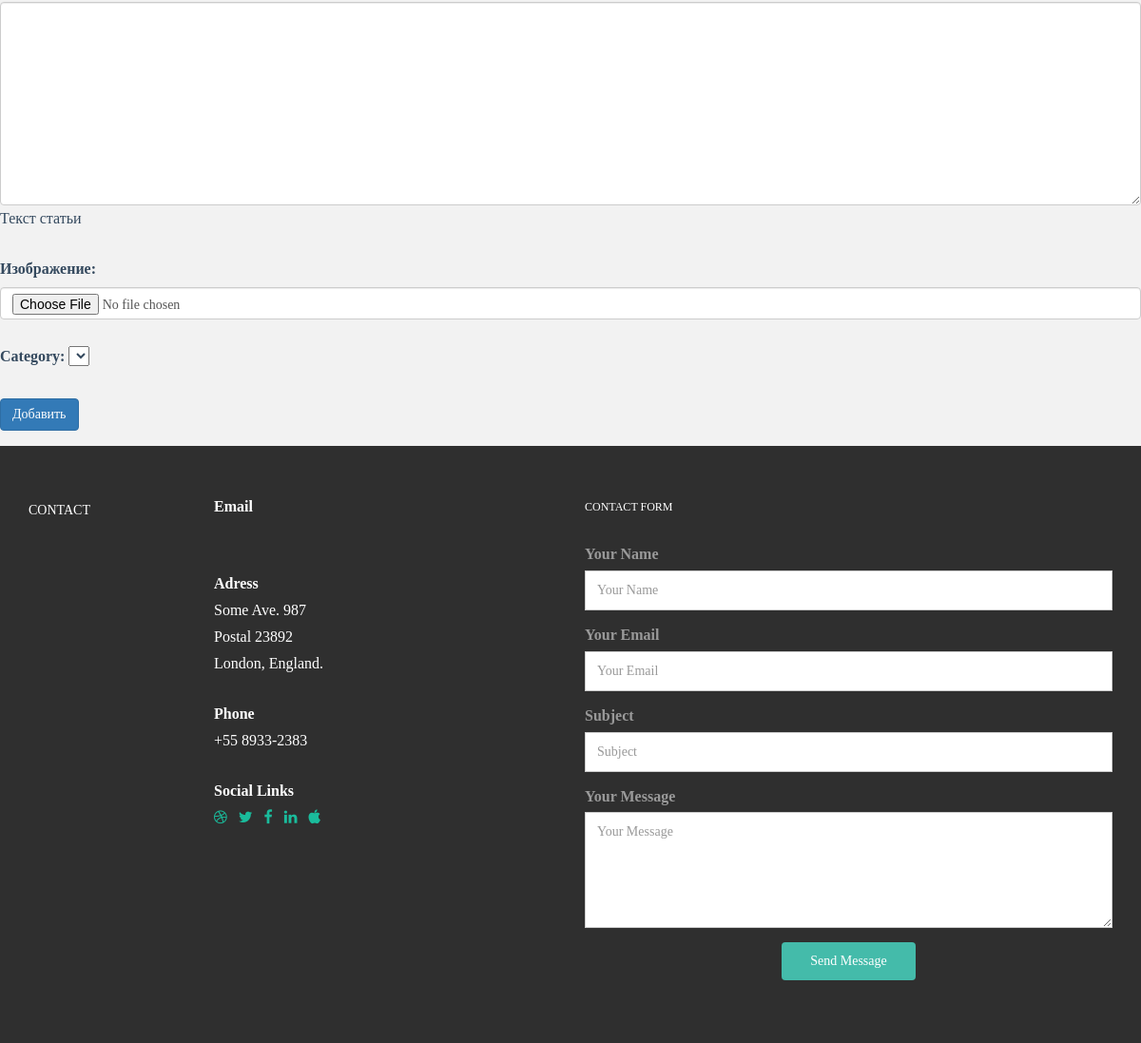
The page /news_add/ (lower part) on the database as committed earlier.
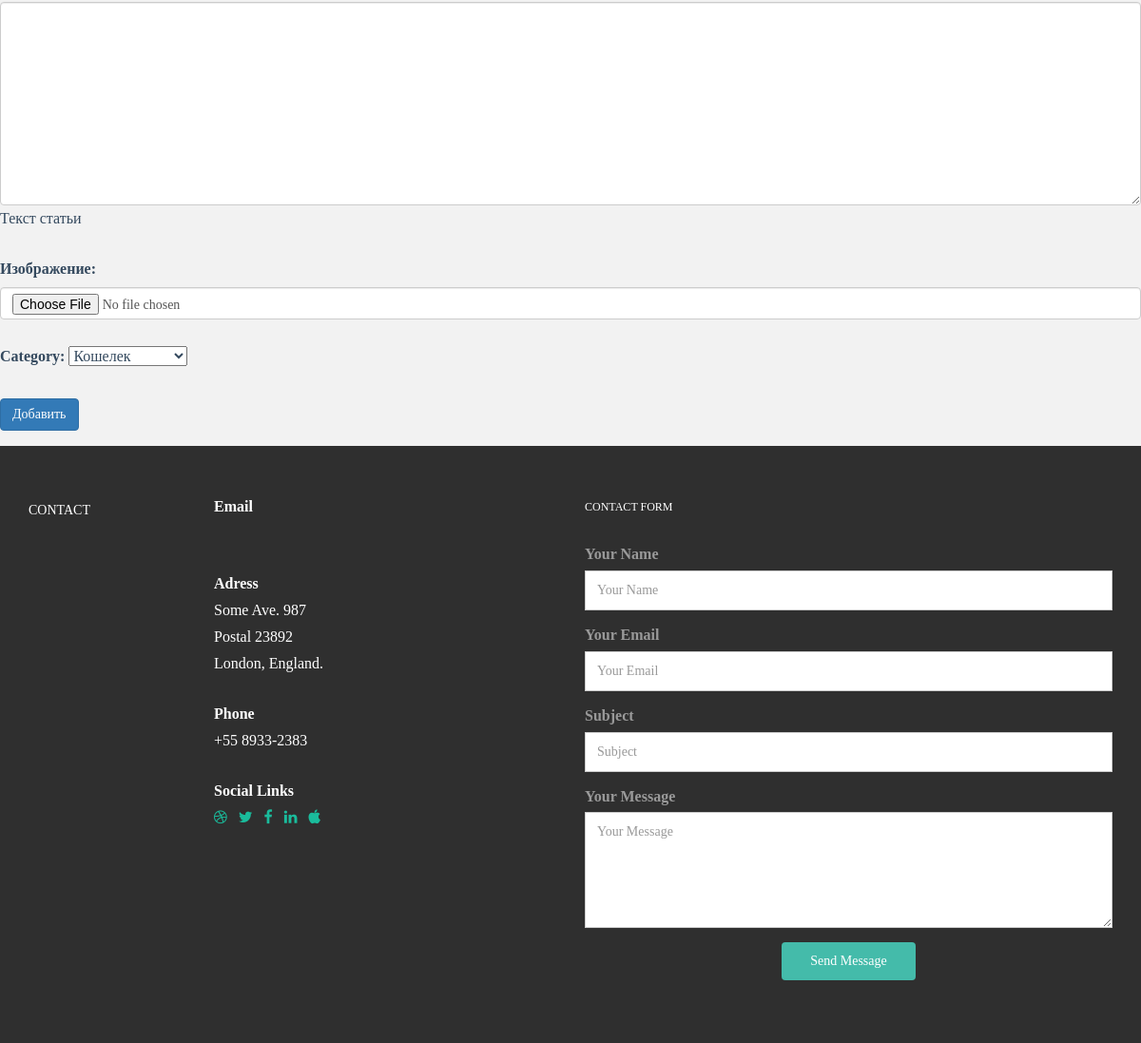
The same page on the database as committed later.
### main/models.py (models this page shows, shortened)
class Categories(models.Model):
    category = models.CharField(verbose_name='Категория', help_text='Категория', max_length=50)
    def __str__(self):
        return self.category
    class Meta:
        verbose_name = 'Категория'
        verbose_name_plural = 'Категории'
        ordering = ['id']

### main/views.py (the view)
# urls.py: path('news_add/', CreateNews.as_view(), name='news_add'),
class CreateNews(CreateView):
    form_class = NewsForm
    template_name = 'main/news_add.html'
    success_url = reverse_lazy('blog')

### main/forms.py
class NewsForm(forms.ModelForm):
    category = forms.ModelChoiceField(empty_label=None, queryset=Categories.objects.all())
    class Meta():
        model = News
        fields = ['header', 'annotation', 'full_text', 'image', 'category']
        widgets = {
            'header': forms.TextInput(attrs={'class': 'form-control'}),
            'annotation': forms.Textarea(attrs={'class': 'form-control'}),
            'full_text': forms.Textarea(attrs={'class': 'form-control'}),
            'image': forms.FileInput(attrs={'class': 'form-control'}),
            'category': forms.Select(attrs={'class': 'form-control'},),
        }

### main/templatetags/user_tags.py (called while the page is built)
@register.simple_tag()
def get_user():
    return CustomUser.objects.get(first_name='Егор')

### main/templates/main/news_add.html (shortened to what this page needs)
{% extends 'main/base.html' %}
{% load static %}
{% block main %}
<form method="post" enctype="multipart/form-data" id="news_add_form">
    {{ form.as_p }}
    <button type="submit" class="btn btn-primary">Добавить</button>
</form>
{% endblock %}

Rows that differ between the two databases and show on the page:
added Categories: category "Кошелек"
